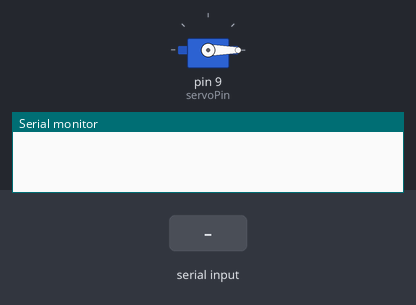
Bench run of a sketch on a simulated Arduino Uno, built with avr-gcc and run on an emulated ATmega328P. Parts: servo, the last lines printed to the serial monitor. The test bench sets the inputs (shaded band).

Above: at 1.2 s.
1.3 s: "90,45,200\n" received over Serial
At 2.2 s:
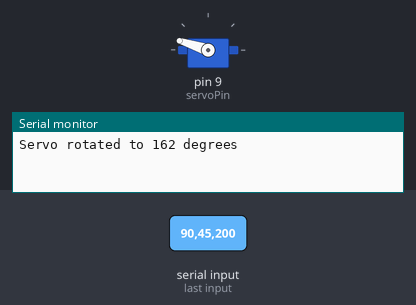
2.8 s: "30,150,10\n" received over Serial
At 3.4 s:
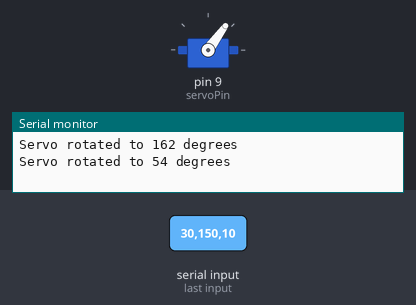
4.3 s: "90,45\n" received over Serial
At 5.5 s:
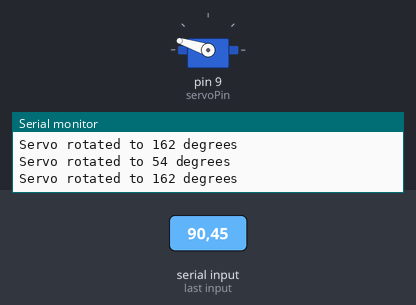
5.8 s: "30,150\n" received over Serial
At 6.7 s:
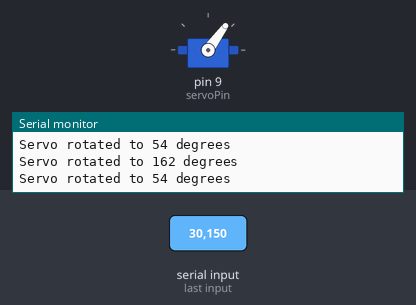
Timing chart, 0 to 8.3 s (numbered marks = the images above; inputs shaded):
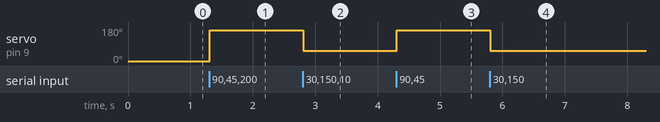

Measured:
- after the input at 1.3 s, servo on pin 9 (servoPin): 0° → 162° at once
- after the input at 2.8 s, servo on pin 9 (servoPin): 162° → 54° at once
- after the input at 4.3 s, servo on pin 9 (servoPin): 54° → 162° at once
- after the input at 5.8 s, servo on pin 9 (servoPin): 162° → 54° at once

The sketch:

actuator.ino
```cpp
#include <Servo.h>

Servo myServo;           // create servo object to control a servo
const int servoPin = 9;  // the pin where the servo is connected

void setup() {
  myServo.attach(servoPin);  // attaches the servo on the pin to the servo object
  Serial.begin(9600);        // start serial communication at 9600 baud
  myServo.write(0);          // keep the servo closed at startup
}

void loop() {
  if (Serial.available() > 0) {                     // check if any data is available from the Serial Monitor
    String command = Serial.readStringUntil('\n');  // read the data as a string until a newline character
    command.trim();                                 // Trim any whitespace or newline characters

    if (command.toInt() >= 0 && command.toInt() <= 100) {
      int angle = map(command.toInt(), 0, 100, 0, 180);  // map the percentage to an angle between 0 and 180
      myServo.write(angle);                              // rotate the servo to the mapped angle
      Serial.print("Servo rotated to ");
      Serial.print(angle);
      Serial.println(" degrees");
    }
  }
}
```
